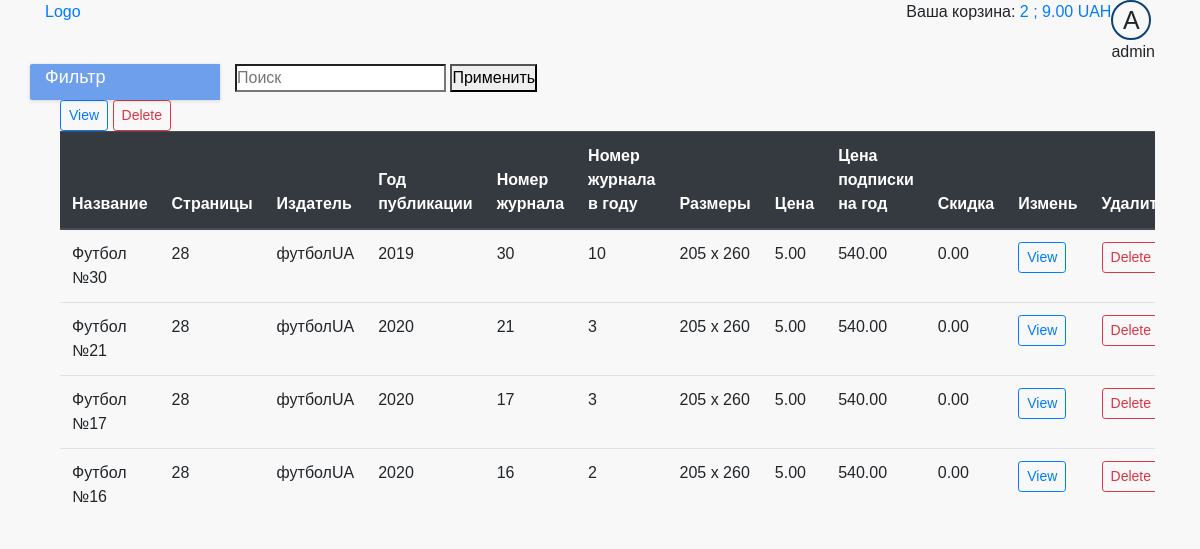
The page /store/manage/magizne/ (signed in) on the database its author committed.
### cart/models.py (models this page shows)
class Cart(models.Model):
    user = models.ForeignKey(User, on_delete=models.CASCADE, verbose_name='Пользователь', null=True)
    product = models.ForeignKey(Product, on_delete=models.CASCADE, verbose_name='Товар', null=True)
    quantity = models.IntegerField(verbose_name='Количество', help_text="Количество товара", blank=True, default=0,
                                   null=True)

### store/models.py (models this page shows, shortened)
class Product(models.Model):
    category = models.ForeignKey(Category, on_delete=models.SET_NULL, null=True)
    name = models.CharField(max_length=100, verbose_name='Название', help_text="Enter book name.", blank=True)
    publisher = models.ForeignKey(Publisher, on_delete=models.SET_NULL, null=True)
    price = models.DecimalField(max_digits=10, verbose_name='Цена', decimal_places=2, help_text="Enter price book",
                                validators=[MinValueValidator(1)],
                                blank=True)
    Discounts = models.DecimalField(max_digits=10, verbose_name='Скидка', decimal_places=2, help_text="Enter discounts",
                                    validators=[MinValueValidator(0)],
                                    blank=True)
    image = models.ImageField(upload_to='images/products/', verbose_name='Изображение', blank=True, null=True)
    slug = models.SlugField(max_length=100)
    class Meta:
        ordering = ['-id']
    def get_discount(self):
        category_discount = self.category.categorydiscount_set.get(category=self.category)
        if category_discount.active:
            if category_discount.discount > self.Discounts:
                return category_discount.discount
            else:
                return self.Discounts
        else:
            return self.Discounts
    def get_discounted_price(self):
        discount = self.get_discount()
        if discount > 0:
            price = self.price - (self.price * (discount / 100))
            return round(price, 2)
        if discount == 0:
            return self.price

class Category(models.Model):
    name = models.CharField(max_length=50, verbose_name='Категория товару', help_text="Enter product category.",
                            blank=True)
    slug = models.SlugField(max_length=100)

class CategoryDiscount(models.Model):
    category = models.ForeignKey(Category, on_delete=models.SET_NULL, null=True)
    discount = models.DecimalField(max_digits=10, verbose_name='Скидка', decimal_places=2, help_text="Enter discounts",
                                   validators=[MinValueValidator(0)],
                                   blank=True)
    active = models.BooleanField(default=False, verbose_name='активация скидки')

class Magazine(Product):
    numb = models.IntegerField(verbose_name='Номер журнала', help_text="Enter number Magazine", blank=True, null=True)
    numb_in_year = models.IntegerField(verbose_name='Номер журнала в году', help_text="Enter number Magazine",
                                       blank=True, null=True)
    subs_price = models.DecimalField(max_digits=10, verbose_name='Цена подписки', decimal_places=2,
                                     help_text="Enter price book", blank=True,
                                     null=True)
    pages = models.CharField(max_length=5, verbose_name='Количество страниц', help_text="Enter number of pages",
                             blank=True)
    pub_year = models.IntegerField(verbose_name='Год издания', help_text="Enter year of publication", blank=True,
                                   null=True)
    size = models.CharField(max_length=10, verbose_name='Размеры', help_text="Enter size book", blank=True)

class Publisher(models.Model):
    name = models.CharField(max_length=50, verbose_name='Жанр', help_text="Enter publisher.", blank=True)
    slug = models.SlugField(max_length=100)
    def __str__(self):
        return self.name

### store/views.py (the view)
# urls.py: path('store/manage/magizne/', views.MagazineManageView.as_view(), name='magazine_manage'),
class MagazineManageView(PermissionRequiredMixin, generic.ListView):
    permission_required = PERMISSION_ON_SITE['moderator']
    model = Magazine
    template_name = 'store/magazine/magazine_manage.html'
    paginate_by = 10
    def get_context_data(self, **kwargs):
        context = super(MagazineManageView, self).get_context_data(**kwargs)
        context['is_shown_by_default'] = True
        return context

### cart/cart.py (called while the page is built)
    def __len__(self):
        return self.cart.__len__()

    def get_total_price(self):
        return self.cart.get_total_price()

### cart/cart_in_model.py (called while the page is built)
    def __len__(self):
        quantity = Cart.objects.filter(user=self.user).aggregate(Sum('quantity'))
        return quantity['quantity__sum']

    def get_total_price(self):
        return sum((item.product.get_discounted_price() * item.quantity for item in
                    Cart.objects.filter(user=self.user)))

### cart/context_processors.py (called while the page is built)
def cart(request):
    return {'cart_info': CartManager(request)}

### store/templates/store/magazine/magazine_manage.html (shortened to what this page needs)
{% extends 'base_generic.html' %}
{% block content %}
  {% if magazine_list %}
    <div class="col-12" style="overflow-x: scroll">
      <a href="{% url 'store:magazine_create' %}">
        <button type="button" class="btn btn-outline-primary btn-sm">View</button>
      </a>
      <button type="button" class="btn btn-outline-danger btn-sm">Delete</button>
      <table class="table">
        <thead class="thead-dark">
        <tr>
          <th scope="col">Название</th>
          <th scope="col">Страницы</th>
          <th scope="col">Издатель</th>
          <th scope="col">Год публикации</th>
          <th scope="col">Номер журнала</th>
          <th scope="col">Номер журнала в году</th>
          <th scope="col">Размеры</th>
          <th scope="col">Цена</th>
          <th scope="col">Цена подписки на год</th>
          <th scope="col">Скидка</th>
          <th scope="col">Измень</th>
          <th scope="col">Удалить</th>
        </tr>
        </thead>
        <tbody>
        {% for product in magazine_list %}
          <tr>
            <td>{{ product.name }}</td>
            <td>{{ product.pages }}</td>
            <td>{{ product.publisher }}</td>
            <td>{{ product.pub_year }}</td>
            <td>{{ product.numb }}</td>
            <td>{{ product.numb_in_year }}</td>
            <td>{{ product.size }}</td>
            <td>{{ product.price }}</td>
            <td>{{ product.subs_price }}</td>
            <td>{{ product.Discounts }}</td>
            <td><a href="{% url 'store:magazine_update' product.slug %}">
              <button type="button" class="btn btn-outline-primary btn-sm">View</button>
            </a></td>
            <td><a href="{% url 'store:magazine_delete' product.slug %}">
              <button type="button" class="btn btn-outline-danger btn-sm">Delete</button>
            </a></td>
          </tr>
        {% endfor %}
        </tbody>
      </table>
    </div>
  {% endif %}
{% endblock %}

### store/templates/base_generic.html (shortened to what this page needs)
<!DOCTYPE html>
<html lang="en">
<head>
  {% load static %}
  <link rel="stylesheet" href="https://stackpath.bootstrapcdn.com/bootstrap/4.3.1/css/bootstrap.min.css"
>
  <link rel="stylesheet" type="text/css" href="{% static 'store/style.css' %}"/>
</head>
<body>
<header>
  <div class="container">
    <div class="header-top-line">
      <div class="row">
        <div class="col-6"><a href="{% url 'store:index' %}">Logo</a></div>
        <div class="col-6 login-menu">
          <div class="cart">
            {% with total_items=cart_info|length %}
              {% if cart_info|length > 0 %}
                Ваша корзина:
                <a href="{% url "cart:cart_detail" %}">
                  <span id="cart_quantity">{{ total_items }} </span>;
                  <span class="cart_total_price"> {{ cart_info.get_total_price }} </span> UAH
                </a>
              {% else %}
                Ваша корзина пуста.
              {% endif %}
            {% endwith %}
          </div>
          {% if user.is_authenticated %}
            <div id="dropdown-menu" class="avatar">
              <div class="avatar__image">
                {{ user.get_username|first|upper }}
              </div>
              {{ user.get_username }}
            </div>
          {% else %}
            <div><a href="{% url 'login' %}?next={{ request.path }}">Войти</a></div>
            <div><a href="{% url 'profile:sign_up' %}?next={{ request.path }}">Регистрация</a></div>
          {% endif %}
        </div>
      </div>
    </div>
    <div class="header-bottom-line">
      <div class="row">
        <div class="col-12 col-md-3 col-xl-2 header-dropdown-menu">
          <span>Фильтр</span>
        </div>
        <div class="col-12 col-md-7 col-xl-10 search-line">
          <form action="{% url "store:search" %}" method="get" class="search-form">
            <label class="">
              <input id="search" class="search-form__input" type="search" name="q" placeholder="Поиск">
            </label>
            <button class="search-form__button" type="submit" value="apply">Применить</button>
          </form>
        </div>
      </div>
    </div>
  </div>
</header>
<div class="container">
  <div class="row">
    <div class="{% if is_shown_by_default %}col-12 {% else %} col-12 col-md-9 col-xl-10 center-wrapper {% endif %}">
      {% block content %}
      {% endblock %}
    </div>
  </div>
</div>
</body>
</html>

### static/store/style.css (style rules this page uses)
* { margin: 0; padding: 0; }
body { background-color: #f8f8f8 !important; font-family: 'Fira Sans', sans-serif; }
header { z-index: 2; position: relative; }
.avatar__image { width: 40px; height: 40px; border: 2px solid #0c4277; border-radius: 50%; overflow: hidden; text-align: center; font-size: 25px; }
.login-menu { display: flex; justify-content: flex-end; }
.header-dropdown-menu { background-color: #6e9fec; border-radius: 2px 0 0 2px; box-shadow: 0 0 2px 0 rgba(51, 51, 51, .05), 0 1px 4px 0 rgba(51, 51, 51, .15); font-size: 18px; color: #fff; }
#dropdown-menu { width: auto; }
.search-line { display: block; }

### rows shown on the page
Magazine: name "Футбол №30", pages "28", publisher "футболUA", pub_year "2019", numb "30", numb_in_year "10", size "205 x 260", price "5.00", subs_price "540.00", Discounts "0.00"
Magazine: name "Футбол №21", pages "28", publisher "футболUA", pub_year "2020", numb "21", numb_in_year "3", size "205 x 260", price "5.00", subs_price "540.00", Discounts "0.00"
Magazine: name "Футбол №17", pages "28", publisher "футболUA", pub_year "2020", numb "17", numb_in_year "3", size "205 x 260", price "5.00", subs_price "540.00", Discounts "0.00"
Magazine: name "Футбол №16", pages "28", publisher "футболUA", pub_year "2020", numb "16", numb_in_year "2", size "205 x 260", price "5.00", subs_price "540.00", Discounts "0.00"

### other values the page prints
{{ total_items }} "2"
{{ cart_info.get_total_price }} "9.00"
{{ user.get_username|first|upper }} "A"
{{ user.get_username }} "admin"
